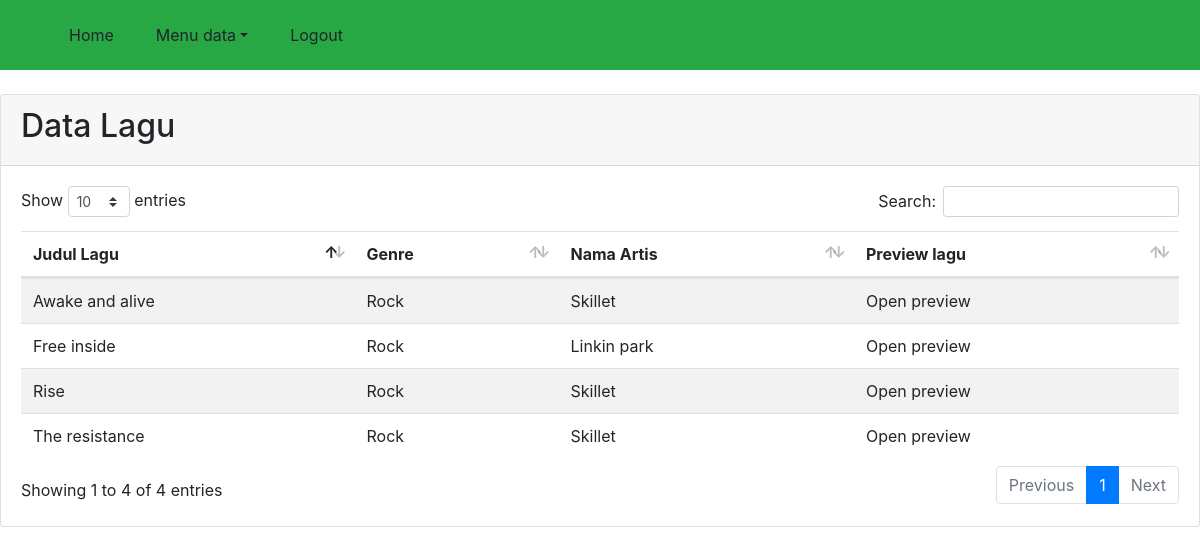
Page /index.php/gen_user/lagu on the committed database.
### tables this page shows
CREATE TABLE IF NOT EXISTS `lagu` (
  `kd_lagu` varchar(3) NOT NULL,
  `kd_artis` varchar(3) NOT NULL,
  `kd_gen` varchar(3) NOT NULL,
  `judul_lagu` varchar(25) NOT NULL
);

CREATE TABLE IF NOT EXISTS `genre` (
  `kd_gen` varchar(3) NOT NULL,
  `gen` varchar(20) NOT NULL
);

CREATE TABLE IF NOT EXISTS `artis` (
  `kd_artis` varchar(3) NOT NULL,
  `nm_artis` varchar(25) NOT NULL
);

### application/controllers/gen_user/Lagu.php (called while the page is built, shortened)
<?php
class Lagu extends CI_Controller{
	public function __construct(){
		$this->load->model("model_lagu");
	}
	public function index(){
		$data["arr"]["lagu"]=$this->model_lagu->read_data();
		$this->load->view("non_admin/lagu/index",$data);
	}
}
?>

### index.php (called while the page is built, shortened)
<?php
require_once BASEPATH.'core/CodeIgniter.php';

### application/models/Model_lagu.php (called while the page is built, shortened)
<?php
class Model_lagu extends CI_model{
	private $table="lagu";
	public function read_data(){
		return $this->db->query("select lagu.judul_lagu,genre.gen,artis.nm_artis,lagu.kd_lagu from ".$this->table." inner join artis on lagu.kd_artis=artis.kd_artis inner join genre on lagu.kd_gen=genre.kd_gen")->result();
	}
}
?>

### application/views/non_admin/lagu/index.php (the view, shortened to what this page needs)
<html>
<head><?php require_once "partials/partial_head.php";?></head>
<body>
<div class="card mb-3">
	<div class="card-header">
		<h2>Data Lagu</h2>
	</div>
	<div class="card-body">
		<div class="table-responsive">
			<table class="table table-striped" id="dataTable" width="100%" cellspacing="0">
				<thead>
					<tr>
						<th>Judul Lagu</th>
						<th>Genre</th>
						<th>Nama Artis</th>
						<th>Preview lagu</th>
					</tr>
				</thead>
				<tbody>
					<?php foreach ($arr["lagu"] as $lg){?>
						<tr>
						<td><?php echo $lg->judul_lagu;?></td>
						<td><?php echo $lg->gen;?></td>
						<td><?php echo $lg->nm_artis;?></td>
						<td><div class="open" key="<?php echo $lg->kd_lagu;?>">Open preview</div></td>
						</tr>
					<?php }?>
				</tbody>
			</table>
		</div>
	</div>
</div>
</body>
</html>

### rows in the picture
lagu: judul_lagu "Awake and alive", kd_gen.gen "Rock", kd_artis.nm_artis "Skillet"
lagu: judul_lagu "Free inside", kd_gen.gen "Rock", kd_artis.nm_artis "Linkin park"
lagu: judul_lagu "The resistance", kd_gen.gen "Rock", kd_artis.nm_artis "Skillet"
lagu: judul_lagu "Rise", kd_gen.gen "Rock", kd_artis.nm_artis "Skillet"
